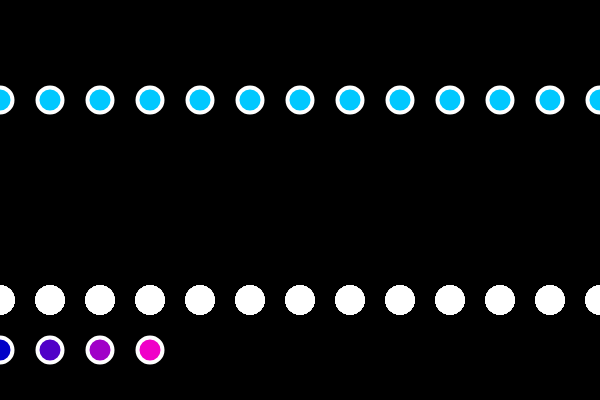
Frame 1 (no input)
Frame 60 (no input): identical to frame 1, image omitted
Frame 120 (the mouse pressed at the canvas centre since frame 60): identical to frame 1, image omitted

The p5.js sketch that drew this single still picture (run headless with seeded random() and noise() and a simulated clock; from frame 60 on, the mouse is pressed at the canvas centre):

// p5.js sketch
// ── sketch.js

function setup() {
  createCanvas(600, 400);
}

function draw() {
  background(0);
  strokeWeight(4);
  stroke(255);

  var x = 0;
  while(x <= width){
    fill(0,200, 255)
  ellipse(x, 100, 25, 25)
  x = x + 50;
  }

  for(var x = 0; x <= width; x += 50){
    for(var y = 0; y <= 500; y += 10){
      fill(y,y, y);
      ellipse(x, 300, 25, 25)
    }
  }

  fill(0,0, 200);
  ellipse(0, 350, 25, 25)

  fill(80,0, 200);
  ellipse(50, 350, 25, 25)

  fill(160,0, 200);
  ellipse(100, 350, 25, 25)
 
  fill(240,0, 200);
  ellipse(150, 350, 25, 25)
}
